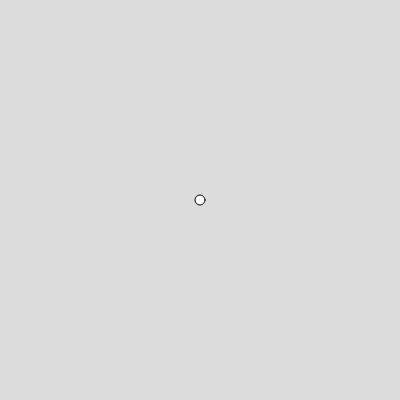
Frame 1 (no input)
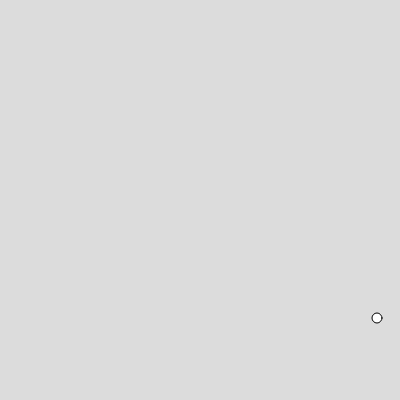
Frame 60 (no input)
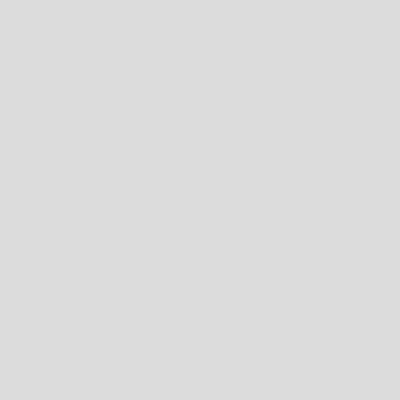
Frame 120 (the mouse pressed at the canvas centre since frame 60)

The p5.js sketch that drew these frames (run headless with seeded random() and noise() and a simulated clock; from frame 60 on, the mouse is pressed at the canvas centre):

// p5.js sketch
// ── sketch.js

var ball ; 







function setup() {
  createCanvas(400, 400);
  ball = {
    x : 200,
    y : 200,
    r : 10,
    vx : 3,
    vy : 2
  }
}

function draw() {
  background(220);

  circle(ball.x,ball.y,ball.r);
  ball.x = ball.x + ball.vx ;
  ball.y = ball.y + ball.vy ;
}
